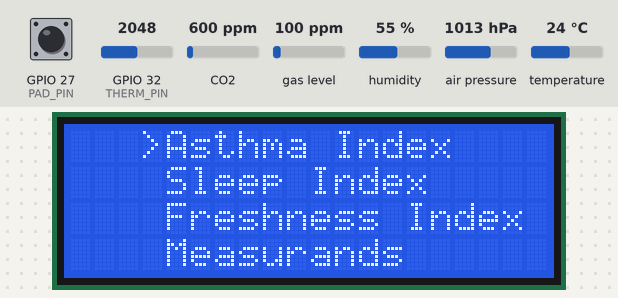
This sketch was run on a simulated ESP32. Parts: 20×4 character LCD. The inputs (shaded band) are chosen by the test bench; at power-on: GPIO 27 (PAD_PIN) HIGH, GPIO 32 (THERM_PIN) = 2048, CO2 600 ppm, gas level 100 ppm, humidity 55 %, air pressure 1013 hPa, temperature 24 °C (analog values on the 0–4095 scale). WiFi joins after 1.5 s; servers stay silent unless stated; EEPROM starts erased; what the sketch prints to the serial monitor is not drawn.

Above: at 3.9 s.
4.0 s: GPIO 27 (PAD_PIN) pulled LOW for 1 s
6.7 s: GPIO 27 (PAD_PIN) pulled LOW for 0.15 s
8.5 s: GPIO 27 (PAD_PIN) pulled LOW for 0.15 s
10.3 s: GPIO 27 (PAD_PIN) pulled LOW for 3.2 s
At 12.6 s:
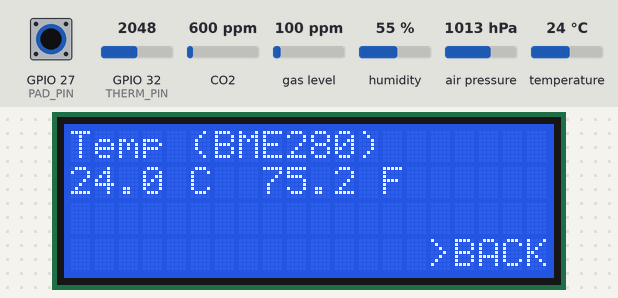
15.0 s: GPIO 27 (PAD_PIN) pulled LOW for 1 s
At 17.1 s:
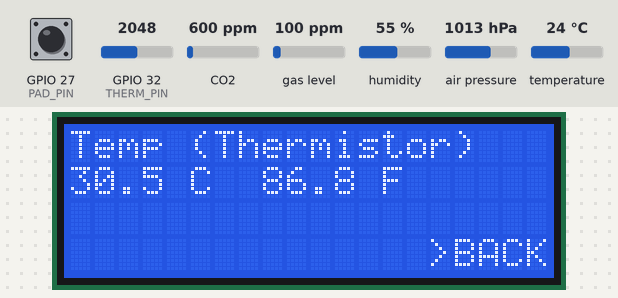
17.7 s: GPIO 27 (PAD_PIN) pulled LOW for 0.15 s
At 19.2 s:
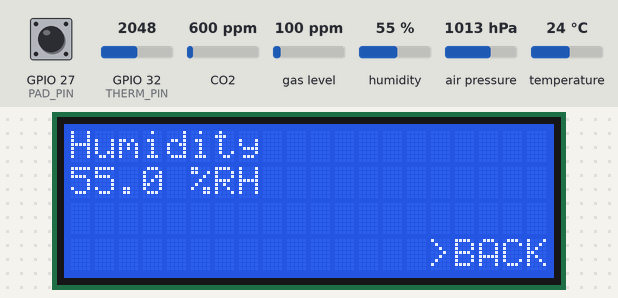
Timing chart, 0 to 20.5 s (numbered marks = the images above; inputs shaded):
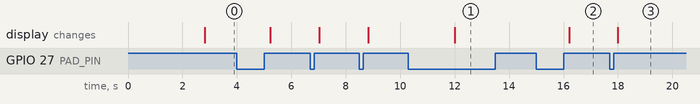

The sketch:

airquality.ino
```cpp
// ELEE4230E CP5 -- integrated sketch
// Extends airquality_CP4.ino with:
//   - 20x4 I2C LCD (backpack at 3.3 V, shared bus GPIO21/22, default addr 0x27)
//   - Menu on the capacitive pad: tap = cycle, hold >=1.5 s = select / back
//   - Fusion indices: Asthma, Sleep, Freshness (0-100 + Good/Average/Poor)
//   - Periodic reload of saved SGP30 outdoor baseline every 60 s (holds the
//     fixed outdoor reference; NO periodic save)
//   - ThingSpeak fields 7 (Asthma) and 8 (Sleep) -- enable on channel.
//     Freshness cannot fit (ThingSpeak max = 8 fields); computed on-device only.

#include <WiFi.h>
#include <Wire.h>
#include <Adafruit_BME280.h>
#include <Adafruit_SGP30.h>
#include <Preferences.h>
#include <LiquidCrystal_I2C.h>
#include "ThingSpeak.h"

// ---------- credentials ----------
char ssid[] = "YOUR_WIFI_SSID";       // redacted for submission
char pass[] = "YOUR_WIFI_PASSWORD";   // redacted for submission
unsigned long myChannelNumber = 3413145;
const char* myWriteAPIKey = "YOUR_THINGSPEAK_WRITE_API_KEY";  // redacted for submission

// ---------- thermistor front-end constants (unchanged from CP3) ----------
#define THERM_PIN 32
const float VEXC = 5.00;
const float R_S  = 1800.0;    // R1
const float R_P  = 7460.0;    // R2
const float R_A  = 4220.0;    // R3
const float R_B  = 9710.0;    // R4
const float R_G  = 9700.0;    // R5
const float R_F  = 84200.0;   // R6
const float R_7  = 15000.0;
const float R_8  = 10000.0;
const float R25  = 10213.0;
const float BETA = 3992.0;
const float T25K = 298.15;
float CAL_OFFSET = 0.0;
const float VM   = VEXC * R_B / (R_A + R_B);
const float GAIN = R_F / R_G;
const float DIV  = R_8 / (R_7 + R_8);

// ---------- capacitive pad ----------
#define PAD_PIN 27
const int  TOUCH_SAMPLES     = 16;
int        touchBaseline     = 76;     // learned at boot (was fixed ~76)
const int  TOUCH_DROP        = 12;     // "touched" = this far below baseline
int        TOUCH_THRESHOLD   = 40;     // computed from baseline at boot
const unsigned long LONG_MS  = 1500;   // hold time for select/back

// ---------- LCD ----------
LiquidCrystal_I2C lcd(0x27, 20, 4);   // run i2c_scanner if blank (0x3F common)

// ---------- objects ----------
WiFiClient client;
Adafruit_BME280 bme;
Adafruit_SGP30 sgp;
Preferences prefs;

// ---------- Kalman (unchanged) ----------
float kx = 25.0, kP = 1.0;
const float kQ = 0.0008, kR = 0.15;
float kalmanStep(float z) {
  kP += kQ; float K = kP / (kP + kR);
  kx += K * (z - kx); kP *= (1.0 - K); return kx;
}

// ---------- thermistor inverse chain (unchanged) ----------
float readThermistorRawC() {
  float vAdc = analogReadMilliVolts(THERM_PIN) / 1000.0;
  float vOut = vAdc / DIV;
  float vA   = VM * (1.0 + GAIN) / GAIN - vOut / GAIN;
  if (vA <= 0.01)      vA = 0.01;
  if (vA >= VEXC-0.01) vA = VEXC - 0.01;
  float rPar = R_S * vA / (VEXC - vA);
  float rNtc = R_P * rPar / (R_P - rPar);
  if (rNtc < 1.0) rNtc = 1.0;
  float tK = 1.0 / ( log(rNtc / R25) / BETA + 1.0 / T25K );
  return tK - 273.15 + CAL_OFFSET;
}

void readBME(float &t, float &h, float &p) {
  t = bme.readTemperature();
  h = bme.readHumidity();
  p = bme.readPressure() / 100.0F;
}

// ---------- pad: averaged read ----------
int readPadAvg() {
  touchRead(PAD_PIN);        // discard: clears stale state left by the ADC read
  delayMicroseconds(200);
  long sum = 0;
  for (int i = 0; i < TOUCH_SAMPLES; i++) { sum += touchRead(PAD_PIN); delay(1); }
  return (int)(sum / TOUCH_SAMPLES);
}

// ---------- SGP30 humidity compensation ----------
uint32_t absHumidity(float tC, float rh) {
  float ah = 216.7f * ((rh / 100.0f) * 6.112f
             * expf((17.62f * tC) / (243.12f + tC)) / (273.15f + tC));   // g/m^3
  return (uint32_t)(1000.0f * ah);                                        // mg/m^3
}

// ============================================================
// FUSION INDICES
// Subscore: 100 inside [lo, hi]; outside, lose points linearly,
// reaching 0 at a distance of 'fall' past the edge.
// ============================================================
float subscore(float x, float lo, float hi, float fall) {
  float d = 0;
  if (x < lo) d = lo - x;
  else if (x > hi) d = x - hi;
  else return 100.0;
  float s = 100.0 * (1.0 - d / fall);
  return (s < 0) ? 0 : s;
}

// index values, recomputed every 1 s in the gas loop
float idxAsthma = 0, idxSleep = 0, idxFresh = 0;

void computeIndices(float t, float h, float co2, float voc) {
  // subscores per index: temp / humidity / eCO2 / TVOC
  float aT = subscore(t,   20, 25,  5);
  float sT = subscore(t,   16, 19,  4);
  float fT = subscore(t,   18, 26,  8);
  float aH = subscore(h,   40, 50, 15);
  float sH = subscore(h,   40, 60, 15);
  float fH = subscore(h,   30, 60, 20);
  float aC = subscore(co2, 400, 800,  800);   // eCO2 floor is 400, no low side
  float sC = subscore(co2, 400, 800,  600);
  float fC = subscore(co2, 400, 800, 1200);
  float aV = subscore(voc, 0, 150, 500);      // TVOC floor is 0, no low side
  float sV = subscore(voc, 0, 150, 850);
  float fV = subscore(voc, 0, 150, 350);

  // locked weights: TVOC / eCO2 / temp / humidity
  idxAsthma = 0.35*aV + 0.25*aC + 0.20*aT + 0.20*aH;
  idxSleep  = 0.10*sV + 0.25*sC + 0.35*sT + 0.30*sH;
  idxFresh  = 0.45*fV + 0.45*fC + 0.05*fT + 0.05*fH;
}

const char* verbal(float s) {
  if (s >= 80) return "Good";
  if (s >= 50) return "Average";
  return "Poor";
}

// ============================================================
// MENU  --  one-button navigation
//   ST_MENU : tap cycles items, hold selects
//   ST_IDX  : viewing an index; tap cycles Asthma->Sleep->Fresh, hold = back
//   ST_MEAS : viewing a measurand; tap cycles the 6 screens, hold = back
// ============================================================
enum UiState { ST_MENU, ST_IDX, ST_MEAS };
UiState ui = ST_MENU;
int menuSel = 0;                       // 0 Asthma, 1 Sleep, 2 Fresh, 3 Measurands
int menuTop = 0;                       // first visible menu row (4-row window)
int idxSel  = 0;                       // 0 Asthma, 1 Sleep, 2 Fresh
int measSel = 0;                       // 0 T-BME, 1 T-Therm, 2 Hum, 3 Pres, 4 eCO2, 5 TVOC
const char* menuItems[4] = {"Asthma Index", "Sleep Index", "Freshness Index", "Measurands"};

// custom LCD arrow glyphs (slots 0 and 1)
byte GLY_UP[8]   = {0b00100,0b01110,0b11111,0b00100,0b00100,0b00100,0b00000,0b00000};
byte GLY_DOWN[8] = {0b00000,0b00000,0b00100,0b00100,0b00100,0b11111,0b01110,0b00100};
bool lcdDirty = true;                  // force immediate redraw on any state change

// latest readings for display
float dT = 0, dH = 0, dP = 0;          // BME280
uint16_t eco2 = 400, tvoc = 0;
float tFilt = 25.0;                    // thermistor (Kalman)

// touch gesture state
bool touchDown = false, longFired = false;
unsigned long pressStart = 0;

void onTap() {
  if (ui == ST_MENU) {
    menuSel = (menuSel + 1) % 4;
    if (menuSel == 0)               menuTop = 0;             // wrapped to top
    else if (menuSel > menuTop + 3) menuTop = menuSel - 3;   // scroll window down
  }
  else if (ui == ST_IDX)  idxSel  = (idxSel  + 1) % 3;
  else                    measSel = (measSel + 1) % 6;
  lcdDirty = true;
}

void onLong() {
  if (ui == ST_MENU) {
    if (menuSel <= 2) { ui = ST_IDX; idxSel = menuSel; }
    else              { ui = ST_MEAS; measSel = 0; }
  } else {
    ui = ST_MENU;                      // hold = back from any view
  }
  lcdDirty = true;
}

void handleTouch(bool touched, unsigned long now) {
  if (touched && !touchDown) {         // press begins
    touchDown = true; longFired = false; pressStart = now;
  } else if (touched && touchDown) {   // still held
    if (!longFired && now - pressStart >= LONG_MS) { longFired = true; onLong(); }
  } else if (!touched && touchDown) {  // release
    touchDown = false;
    if (!longFired) onTap();
  }
}

// menu layout (20x4): col 0 arrows, col 3 cursor, text from col 4
//   up arrow    row 0, col 0 -- only if items above the window
//   down arrow  row 3, col 0 -- only if items below the window
void drawMenuRow(int row, int item) {
  if (item > 3) return;
  lcd.setCursor(3, row);
  lcd.print(item == menuSel ? '>' : ' ');
  lcd.print(menuItems[item]);
}

void drawLcd() {
  lcd.clear();
  if (ui == ST_MENU) {
    for (int r = 0; r < 4; r++) drawMenuRow(r, menuTop + r);
    if (menuTop > 0)     { lcd.setCursor(0, 0); lcd.write(byte(0)); }  // up
    if (menuTop + 4 < 4) { lcd.setCursor(0, 3); lcd.write(byte(1)); }  // down
    return;
  }
  char l1[21], l2[21];
  if (ui == ST_IDX) {
    float v = (idxSel == 0) ? idxAsthma : (idxSel == 1) ? idxSleep : idxFresh;
    snprintf(l1, 21, "%s", menuItems[idxSel]);
    snprintf(l2, 21, "%3d  %s", (int)(v + 0.5), verbal(v));
  } else {
    switch (measSel) {
      case 0: snprintf(l1,21,"Temp (BME280)");    snprintf(l2,21,"%.1f C  %.1f F", dT,    dT*1.8+32);    break;
      case 1: snprintf(l1,21,"Temp (Thermistor)");snprintf(l2,21,"%.1f C  %.1f F", tFilt, tFilt*1.8+32); break;
      case 2: snprintf(l1,21,"Humidity");         snprintf(l2,21,"%.1f %%RH", dH);                       break;
      case 3: snprintf(l1,21,"Pressure");         snprintf(l2,21,"%.1f hPa", dP);                        break;
      case 4: snprintf(l1,21,"eCO2");             snprintf(l2,21,"%u ppm", eco2);                        break;
      case 5: snprintf(l1,21,"TVOC");             snprintf(l2,21,"%u ppb", tvoc);                        break;
    }
  }
  lcd.setCursor(0, 0);  lcd.print(l1);
  lcd.setCursor(0, 1);  lcd.print(l2);
  lcd.setCursor(15, 3); lcd.print(">BACK");   // hold pad to trigger
}

// ---------- scheduling ----------
const unsigned long FAST_PERIOD = 200;      // pad + thermistor + Kalman
const unsigned long GAS_PERIOD  = 1000;     // SGP30 mandatory 1 s cadence
const unsigned long LCD_PERIOD  = 1000;     // live-value refresh in view states
const unsigned long TS_PERIOD   = 20000;    // ThingSpeak
const unsigned long REL_PERIOD  = 60000;    // reload saved outdoor baseline
unsigned long lastFast = 0, lastGas = 0, lastLcd = 0, lastTS = 0, lastRel = 0;
uint16_t savedCO2 = 0, savedTVOC = 0;       // NVS baseline held for reloads

void setup() {
  Serial.begin(115200);
  Wire.begin(21, 22);
  if (!bme.begin(0x76)) Serial.println("BME280 not found");
  if (!sgp.begin())     Serial.println("SGP30 not found");

  lcd.init();
  lcd.backlight();
  lcd.createChar(0, GLY_UP);
  lcd.createChar(1, GLY_DOWN);
  lcd.print("Booting...");

  // restore SGP30 baseline from flash; keep values for periodic reload
  prefs.begin("sgp30", false);
  savedCO2  = prefs.getUShort("eco2", 0);
  savedTVOC = prefs.getUShort("tvoc", 0);
  if (savedCO2 != 0 && savedTVOC != 0) {
    sgp.setIAQBaseline(savedCO2, savedTVOC);
    Serial.println("SGP30 baseline restored from flash");
  } else {
    Serial.println("SGP30: no saved baseline (fresh burn-in needed)");
  }

  analogReadResolution(12);
  analogSetPinAttenuation(THERM_PIN, ADC_11db);
  kx = readThermistorRawC();

  // learn the pad baseline as-installed (lid CLOSED, finger OFF at power-up)
  long acc = 0;
  for (int i = 0; i < 32; i++) { acc += readPadAvg(); delay(20); }
  touchBaseline = acc / 32;
  TOUCH_THRESHOLD = touchBaseline - TOUCH_DROP;
  Serial.print("Pad baseline "); Serial.print(touchBaseline);
  Serial.print(" -> threshold "); Serial.println(TOUCH_THRESHOLD);

  WiFi.begin(ssid, pass);
  while (WiFi.status() != WL_CONNECTED) { delay(500); Serial.print("."); }
  Serial.println("\nWiFi connected");
  ThingSpeak.begin(client);

  Serial.println("raw_C,filtered_C,pad,touched,eCO2_ppm,TVOC_ppb,asthma,sleep,fresh");
  lcdDirty = true;
}

void loop() {
  unsigned long now = millis();

  // fast loop: pad FIRST (max gap since last ADC read), then thermistor
  if (now - lastFast >= FAST_PERIOD) {
    lastFast = now;
    int pad = readPadAvg();
    // rolling re-baseline: when clearly untouched, let the baseline follow slow
    // drift (lid, humidity) so the threshold stays TOUCH_DROP below "resting"
    if (pad > touchBaseline - TOUCH_DROP/2) {
      touchBaseline += (pad - touchBaseline) / 8;   // slow track toward resting level
      TOUCH_THRESHOLD = touchBaseline - TOUCH_DROP;
    }
    bool touched = (pad < TOUCH_THRESHOLD);
    handleTouch(touched, now);
    float raw = readThermistorRawC();
    tFilt = kalmanStep(raw);
    Serial.print(raw, 3);   Serial.print(",");
    Serial.print(tFilt, 3); Serial.print(",");
    Serial.print(pad);      Serial.print(",");
    Serial.print(touched ? 1 : 0); Serial.print(",");
    Serial.print(eco2);     Serial.print(",");
    Serial.print(tvoc);     Serial.print(",");
    Serial.print(idxAsthma, 1); Serial.print(",");
    Serial.print(idxSleep, 1);  Serial.print(",");
    Serial.println(idxFresh, 1);
  }

  // gas loop: SGP30 every 1 s + fusion indices
  if (now - lastGas >= GAS_PERIOD) {
    lastGas = now;
    readBME(dT, dH, dP);
    if (!isnan(dT) && !isnan(dH)) sgp.setHumidity(absHumidity(dT, dH));
    if (sgp.IAQmeasure()) { eco2 = sgp.eCO2; tvoc = sgp.TVOC; }
    computeIndices(dT, dH, (float)eco2, (float)tvoc);
  }

  // baseline hold: re-assert the saved outdoor anchor every 60 s (reload ONLY, never save)
  if (savedCO2 != 0 && now - lastRel >= REL_PERIOD) {
    lastRel = now;
    sgp.setIAQBaseline(savedCO2, savedTVOC);
  }

  // LCD: immediate redraw on interaction, else 1 s refresh in view states
  if (lcdDirty || (ui != ST_MENU && now - lastLcd >= LCD_PERIOD)) {
    lastLcd = now; lcdDirty = false;
    drawLcd();
  }

  // cloud loop: 8 fields
  if (now - lastTS >= TS_PERIOD) {
    lastTS = now;
    ThingSpeak.setField(1, dT);
    ThingSpeak.setField(2, dH);
    ThingSpeak.setField(3, dP);
    ThingSpeak.setField(4, tFilt);
    ThingSpeak.setField(5, (long)eco2);
    ThingSpeak.setField(6, (long)tvoc);
    ThingSpeak.setField(7, idxAsthma);
    ThingSpeak.setField(8, idxSleep);
    ThingSpeak.writeFields(myChannelNumber, myWriteAPIKey);
  }
}
```

Measured:
- after the input at 10.3 s, the display: changes after 1.7 s (image 1)
- after the input at 15.0 s, the display: changes after 1.2 s (image 2)
- after the input at 17.7 s, the display: changes after 0.30 s (image 3)
